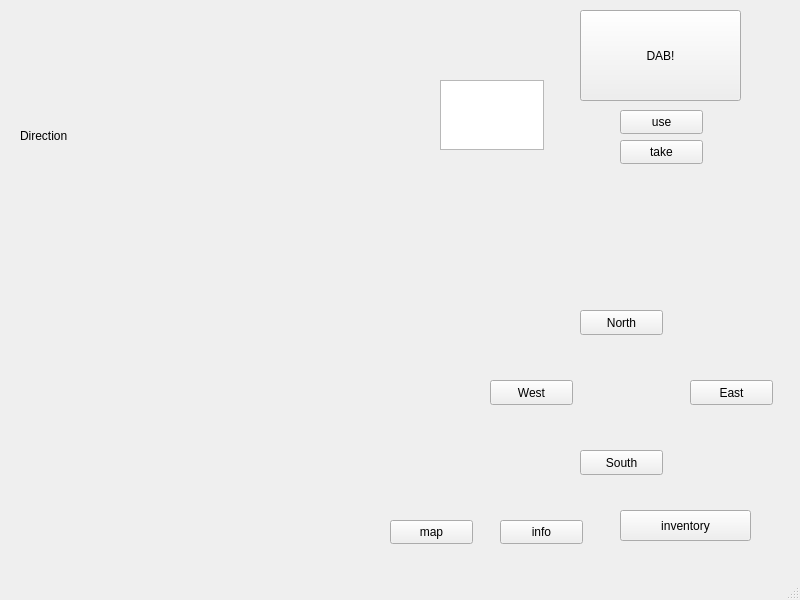
<?xml version="1.0" encoding="UTF-8"?>
<ui version="4.0">
 <class>MainWindow</class>
 <widget class="QMainWindow" name="MainWindow">
  <property name="geometry">
   <rect>
    <x>0</x>
    <y>0</y>
    <width>800</width>
    <height>600</height>
   </rect>
  </property>
  <property name="windowTitle">
   <string>MainWindow</string>
  </property>
  <widget class="QWidget" name="centralwidget">
   <widget class="QPushButton" name="pushButton">
    <property name="geometry">
     <rect>
      <x>580</x>
      <y>310</y>
      <width>83</width>
      <height>25</height>
     </rect>
    </property>
    <property name="text">
     <string>North</string>
    </property>
   </widget>
   <widget class="QPushButton" name="pushButton_2">
    <property name="geometry">
     <rect>
      <x>690</x>
      <y>380</y>
      <width>83</width>
      <height>25</height>
     </rect>
    </property>
    <property name="text">
     <string>East</string>
    </property>
   </widget>
   <widget class="QPushButton" name="pushButton_3">
    <property name="geometry">
     <rect>
      <x>490</x>
      <y>380</y>
      <width>83</width>
      <height>25</height>
     </rect>
    </property>
    <property name="text">
     <string>West</string>
    </property>
   </widget>
   <widget class="QPushButton" name="pushButton_4">
    <property name="geometry">
     <rect>
      <x>580</x>
      <y>450</y>
      <width>83</width>
      <height>25</height>
     </rect>
    </property>
    <property name="text">
     <string>South</string>
    </property>
   </widget>
   <widget class="QLabel" name="label">
    <property name="geometry">
     <rect>
      <x>530</x>
      <y>200</y>
      <width>62</width>
      <height>16</height>
     </rect>
    </property>
    <property name="text">
     <string/>
    </property>
   </widget>
   <widget class="QLabel" name="DirectionLabel">
    <property name="geometry">
     <rect>
      <x>20</x>
      <y>25</y>
      <width>591</width>
      <height>221</height>
     </rect>
    </property>
    <property name="text">
     <string>Direction</string>
    </property>
   </widget>
   <widget class="QPlainTextEdit" name="useBox">
    <property name="geometry">
     <rect>
      <x>440</x>
      <y>80</y>
      <width>104</width>
      <height>70</height>
     </rect>
    </property>
   </widget>
   <widget class="QPushButton" name="pushButton_5">
    <property name="geometry">
     <rect>
      <x>620</x>
      <y>110</y>
      <width>83</width>
      <height>24</height>
     </rect>
    </property>
    <property name="text">
     <string>use</string>
    </property>
   </widget>
   <widget class="QPushButton" name="pushButton_6">
    <property name="geometry">
     <rect>
      <x>620</x>
      <y>140</y>
      <width>83</width>
      <height>24</height>
     </rect>
    </property>
    <property name="text">
     <string>take</string>
    </property>
   </widget>
   <widget class="QPushButton" name="pushButton_7">
    <property name="geometry">
     <rect>
      <x>580</x>
      <y>10</y>
      <width>161</width>
      <height>91</height>
     </rect>
    </property>
    <property name="text">
     <string>DAB!</string>
    </property>
   </widget>
   <widget class="QPushButton" name="pushButton_8">
    <property name="geometry">
     <rect>
      <x>390</x>
      <y>520</y>
      <width>83</width>
      <height>24</height>
     </rect>
    </property>
    <property name="text">
     <string>map</string>
    </property>
   </widget>
   <widget class="QPushButton" name="pushButton_9">
    <property name="geometry">
     <rect>
      <x>500</x>
      <y>520</y>
      <width>83</width>
      <height>24</height>
     </rect>
    </property>
    <property name="text">
     <string>info</string>
    </property>
   </widget>
   <widget class="QPushButton" name="pushButton_10">
    <property name="geometry">
     <rect>
      <x>620</x>
      <y>510</y>
      <width>131</width>
      <height>31</height>
     </rect>
    </property>
    <property name="text">
     <string>inventory</string>
    </property>
   </widget>
  </widget>
  <widget class="QMenuBar" name="menubar">
   <property name="geometry">
    <rect>
     <x>0</x>
     <y>0</y>
     <width>800</width>
     <height>21</height>
    </rect>
   </property>
  </widget>
  <widget class="QStatusBar" name="statusbar"/>
 </widget>
 <resources/>
 <connections/>
</ui>
